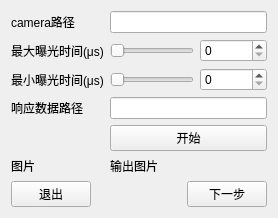
      <widget class="QWidget" name="gammaCalibData">
       <attribute name="title">
        <string>响应函数数据采集</string>
       </attribute>
       <layout class="QGridLayout" name="gridLayout_2">
        <item row="0" column="0">
         <widget class="QLabel" name="pathToCameraLabelP1">
          <property name="text">
           <string>camera路径</string>
          </property>
         </widget>
        </item>
        <item row="0" column="1">
         <widget class="QLineEdit" name="pathToCameraLineP1"/>
        </item>
        <item row="1" column="1">
         <layout class="QHBoxLayout" name="maxExposureLayoutP1">
          <item>
           <widget class="QSlider" name="maxExposureSliderP1">
            <property name="maximum">
             <number>165000</number>
            </property>
            <property name="orientation">
             <enum>Qt::Horizontal</enum>
            </property>
            <property name="invertedAppearance">
             <bool>false</bool>
            </property>
            <property name="invertedControls">
             <bool>false</bool>
            </property>
            <property name="tickPosition">
             <enum>QSlider::NoTicks</enum>
            </property>
           </widget>
          </item>
          <item>
           <widget class="QSpinBox" name="maxExposureBoxP1">
            <property name="maximum">
             <number>165000</number>
            </property>
           </widget>
          </item>
         </layout>
        </item>
        <item row="3" column="0">
         <widget class="QLabel" name="minExposureLabelP1">
          <property name="text">
           <string>最小曝光时间(μs)</string>
          </property>
         </widget>
        </item>
        <item row="3" column="1">
         <layout class="QHBoxLayout" name="minExposureLayoutP1">
          <item>
           <widget class="QSlider" name="minExposureBoxP1">
            <property name="maximum">
             <number>165000</number>
            </property>
            <property name="orientation">
             <enum>Qt::Horizontal</enum>
            </property>
           </widget>
          </item>
          <item>
           <widget class="QSpinBox" name="minExposureSliderP1">
            <property name="maximum">
             <number>165000</number>
            </property>
           </widget>
          </item>
         </layout>
        </item>
        <item row="4" column="0">
         <widget class="QLabel" name="outPathLabelP1">
          <property name="text">
           <string>响应数据路径</string>
          </property>
         </widget>
        </item>
        <item row="4" column="1">
         <widget class="QLineEdit" name="gammaPathLineP1"/>
        </item>
        <item row="5" column="1">
         <widget class="QPushButton" name="startButtonP1">
          <property name="text">
           <string>开始</string>
          </property>
         </widget>
        </item>
        <item row="6" column="0">
         <widget class="QLabel" name="pictureLabelP1">
          <property name="text">
           <string>图片</string>
          </property>
         </widget>
        </item>
        <item row="6" column="1">
         <widget class="QLabel" name="picOutLabelP1">
          <property name="text">
           <string>输出图片</string>
          </property>
          <property name="scaledContents">
           <bool>true</bool>
          </property>
         </widget>
        </item>
        <item row="7" column="0" alignment="Qt::AlignLeft">
         <widget class="QPushButton" name="exitButtonP1">
          <property name="text">
           <string>退出</string>
          </property>
          <property name="autoDefault">
           <bool>false</bool>
          </property>
          <property name="default">
           <bool>false</bool>
          </property>
          <property name="flat">
           <bool>false</bool>
          </property>
         </widget>
        </item>
        <item row="1" column="0">
         <widget class="QLabel" name="maxExposureLabelP1">
          <property name="text">
           <string>最大曝光时间(μs)</string>
          </property>
         </widget>
        </item>
        <item row="7" column="1" alignment="Qt::AlignRight">
         <widget class="QPushButton" name="nextButtonP1">
          <property name="text">
           <string>下一步</string>
          </property>
         </widget>
        </item>
       </layout>
      </widget>
